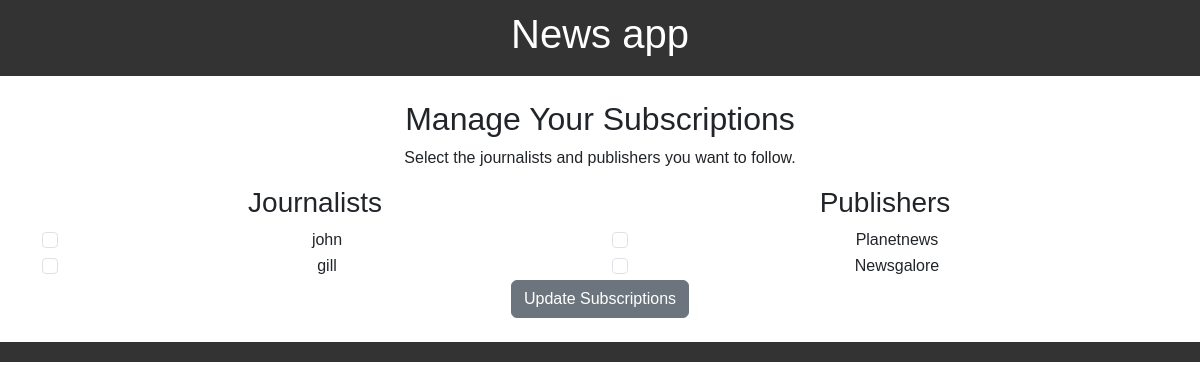
/subscriptions/ (signed in), run on the app's committed database.
### news_app/models.py (models this page shows, shortened)
class CustomUser(AbstractUser):
    ROLE_CHOICES = (
        ('Reader', 'Reader'),
        ('Journalist', 'Journalist'),
        ('Editor', 'Editor'),
    )
    role = models.CharField(
        max_length=10, choices=ROLE_CHOICES, default='Reader')
    publisher = models.ForeignKey(
        Publisher, on_delete=models.SET_NULL, null=True, blank=True,
        related_name='employees')
    subscribed_journalists = models.ManyToManyField(
        'self',
        symmetrical=False,
        blank=True,
        limit_choices_to={'role': 'Journalist'},
        related_name='subscribers'
    )
    subscribed_publishers = models.ManyToManyField(
        Publisher,
        blank=True,
        related_name='subscribers'
    )

class Publisher(models.Model):
    name = models.CharField(max_length=100, unique=True)

### news_app/views.py (the view, shortened to what this page needs)
# urls.py: path('subscriptions/', views.manage_subscriptions,
@login_required
def manage_subscriptions(request):
    if request.user.role != 'Reader':
        messages.error(request, "Only readers can manage subscriptions.")
        return redirect('article_list')
    journalists = CustomUser.objects.filter(role='Journalist')
    publishers = Publisher.objects.all()
    context = {'journalists': journalists, 'publishers': publishers}
    return render(request, 'news_app/manage_subscriptions.html', context)

### news_app/templates/news_app/manage_subscriptions.html (shortened to what this page needs)
{% extends 'base.html' %}
{% block content %}
<div class="container mt-4">
    <h2>Manage Your Subscriptions</h2>
    <p>Select the journalists and publishers you want to follow.</p>
    <form method="post">
        <div class="row">
            <div class="col-md-6">
                <h3>Journalists</h3>
                {% for journalist in journalists %}
                <div class="form-check">
                    <input class="form-check-input" type="checkbox" name="journalists" value="{{ journalist.id }}" id="journalist_{{ journalist.id }}" {% if journalist in user.subscribed_journalists.all %}checked{% endif %}>
                    <label class="form-check-label" for="journalist_{{ journalist.id }}">{{ journalist.username }}</label>
                </div>
                {% empty %}
                <p>No journalists are available.</p>
                {% endfor %}
            </div>
            <div class="col-md-6">
                <h3>Publishers</h3>
                {% for publisher in publishers %}
                <div class="form-check">
                    <input class="form-check-input" type="checkbox" name="publishers" value="{{ publisher.id }}" id="publisher_{{ publisher.id }}" {% if publisher in user.subscribed_publishers.all %}checked{% endif %}>
                    <label class="form-check-label" for="publisher_{{ publisher.id }}">{{ publisher.name }}</label>
                </div>
                {% endfor %}
            </div>
        </div>
        <button type="submit" class="btn btn-secondary">Update Subscriptions</button>
    </form>
</div><br>
{% endblock %}

### news_app/static/news_app/styles.css (style rules this page uses)
body { font-family: "Arial", sans-serif; }

### data on the page
CustomUser: username "john"
CustomUser: username "gill"
Publisher: name "Planetnews"
Publisher: name "Newsgalore"
